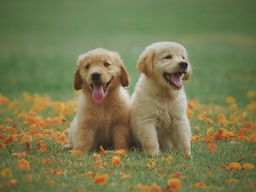
#> input picture dogs.jpeg, 256 x 192 px, shrunk from 500 x 375 before the run
$ jupyter execute edge_detection.ipynb
#> lines starting #> are read from the running program, lines starting #| are printed output that depends on the picture
#### Importing libraries

[cell 1]
import numpy as np
import matplotlib.pyplot as plt
from scipy.signal import convolve2d
from matplotlib import image
import scipy.stats as stats

#### Creating Gaussian filter

[cell 2]
fx=stats.norm.pdf(np.linspace(-6,6,50),loc=0, scale=2)
filt=np.outer(fx,fx)
plt.imshow(filt, cmap="gray");
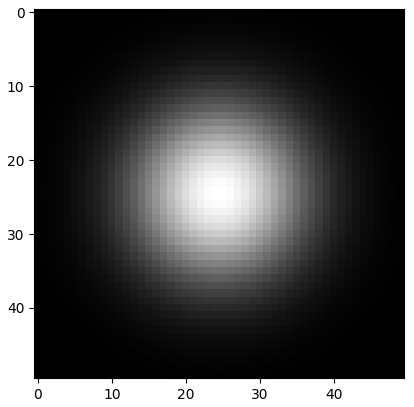
#> figure drawn by matplotlib, 1 panel

#### Grayscale conversion and filtered image

[cell 3]
im=image.imread("dogs.jpeg")
#> im is the input picture: shape (192, 256, 3); mean R, G, B 120.4, 121.8, 79.6
im_arr=np.asarray(im)
gray=np.mean(im_arr,axis=2)
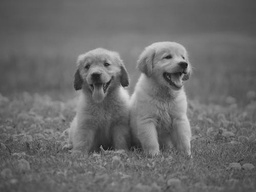
#> gray: shape (192, 256) float64; min 22.67, max 222, mean 107.3
out=convolve2d(gray,filt)
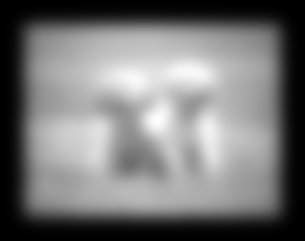
#> out: shape (241, 305) float64; min 0.000352, max 2578.4, mean 1190.6; drawn with min black and max white
grayim=np.dot(im_arr[:,:,:3],[0.2989, 0.5870, 0.1140])
fig,ax=plt.subplots(1,4, figsize=(17,8))
ax[0].imshow(im_arr)
ax[2].imshow(gray, cmap="gray")
ax[3].imshow(out, cmap="gray")
ax[1].imshow(grayim, cmap="gray");
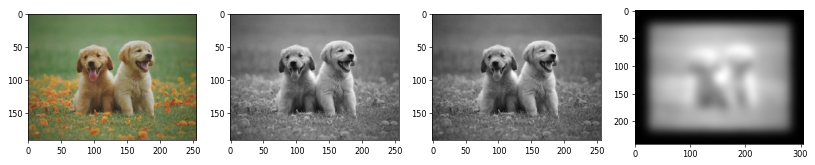
#> figure drawn by matplotlib, 4 panels

#### Edge Detection

[cell 4]
hx=np.array([[1,0,-1],[2,0,-2],[1,0,-1]])
hy=np.array([[1,2,1],[0,0,0],[-1,-2,-1]])

[cell 5]
gx1=convolve2d(hx,grayim)
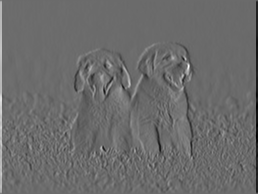
#> gx1: shape (194, 258) float64; min -498.1, max 680.9, mean 0; drawn with min black and max white
gy1=convolve2d(hy,grayim)
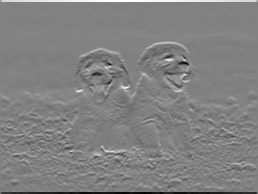
#> gy1: shape (194, 258) float64; min -528.8, max 513.2, mean 0; drawn with min black and max white
gx2=convolve2d(hx,gray)
gy2=convolve2d(hy,gray)

[cell 6]
g1=np.sqrt(np.multiply(gx1,gx1)+ np.multiply(gy1,gy1))
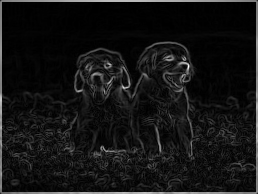
#> g1: shape (194, 258) float64; min 0, max 694.8, mean 55.3; drawn with min black and max white
g2=np.sqrt(np.multiply(gx2,gx2)+ np.multiply(gy2,gy2))

[cell 7]
fig,ax=plt.subplots(1,2, figsize=(17,4))
ax[0].imshow(g1, cmap="gray")
ax[1].imshow(g2, cmap="gray");
